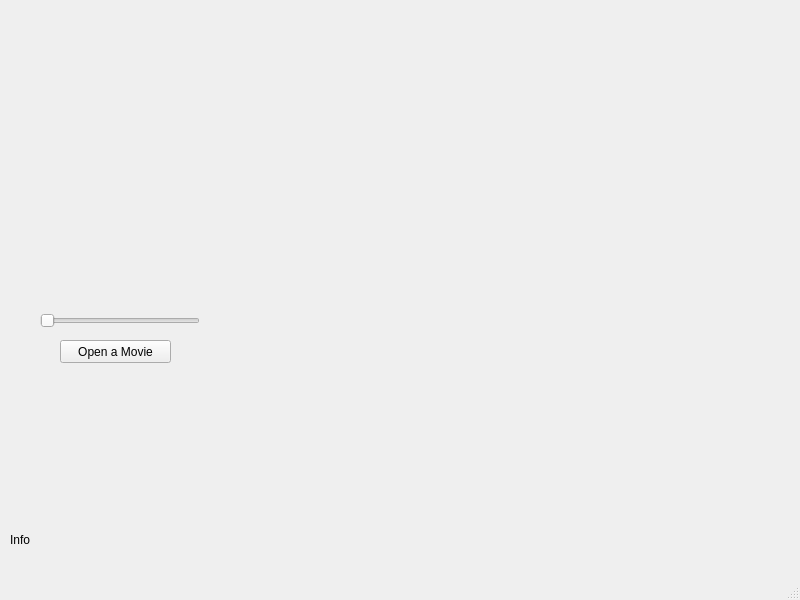
<?xml version="1.0" encoding="UTF-8"?>
<ui version="4.0">
 <class>MainWindow</class>
 <widget class="QMainWindow" name="MainWindow">
  <property name="geometry">
   <rect>
    <x>0</x>
    <y>0</y>
    <width>800</width>
    <height>600</height>
   </rect>
  </property>
  <property name="windowTitle">
   <string>MainWindow</string>
  </property>
  <widget class="QWidget" name="centralwidget">
   <widget class="QLabel" name="img_label_info">
    <property name="geometry">
     <rect>
      <x>10</x>
      <y>530</y>
      <width>521</width>
      <height>20</height>
     </rect>
    </property>
    <property name="text">
     <string>Info</string>
    </property>
   </widget>
   <widget class="QPushButton" name="open_movie">
    <property name="geometry">
     <rect>
      <x>60</x>
      <y>340</y>
      <width>111</width>
      <height>23</height>
     </rect>
    </property>
    <property name="text">
     <string>Open a Movie</string>
    </property>
   </widget>
   <widget class="QSlider" name="movie_progress">
    <property name="geometry">
     <rect>
      <x>40</x>
      <y>310</y>
      <width>160</width>
      <height>22</height>
     </rect>
    </property>
    <property name="orientation">
     <enum>Qt::Horizontal</enum>
    </property>
   </widget>
  </widget>
  <widget class="QMenuBar" name="menubar">
   <property name="geometry">
    <rect>
     <x>0</x>
     <y>0</y>
     <width>800</width>
     <height>22</height>
    </rect>
   </property>
  </widget>
  <widget class="QStatusBar" name="statusbar"/>
 </widget>
 <resources/>
 <connections/>
</ui>
